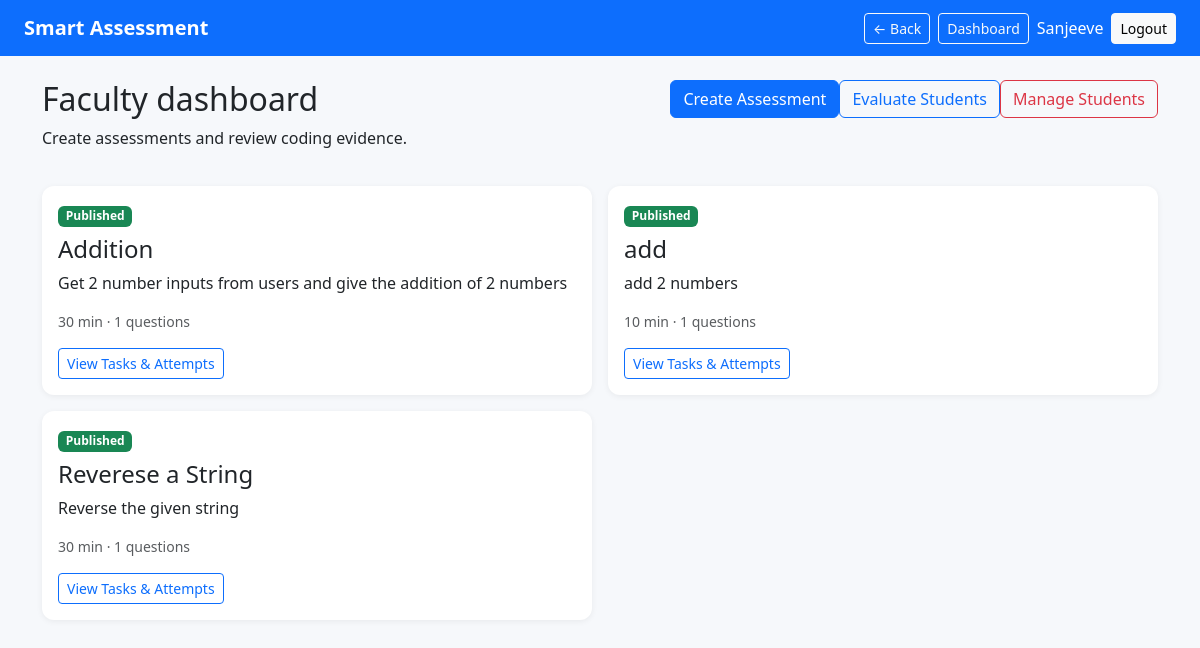
The page /dashboard/ (signed in) on the database its author committed.
### assessments/models.py (models this page shows, shortened)
class Assessment(models.Model):
    title = models.CharField(max_length=200)
    description = models.TextField()
    duration = models.PositiveIntegerField(help_text='Minutes')
    created_by = models.ForeignKey(User, on_delete=models.CASCADE, related_name='assessments')
    assigned_students = models.ManyToManyField(User, blank=True, related_name='assigned_assessments')
    is_published = models.BooleanField(default=False)
    created_at = models.DateTimeField(auto_now_add=True)

### assessments/views.py (the view)
# urls.py: path('', views.landing, name='landing'), path('login/', views.role_login, name='login'), path('signup/', views.signup, name='signup'), path('logout/', views.role_logout, name='logout'), path('dashboar
@login_required
def dashboard(request):
    if is_faculty(request.user):
        assessments = Assessment.objects.filter(created_by=request.user).annotate(question_count=Count('questions'))
        return render(request, 'assessments/faculty_dashboard.html', {'assessments': assessments})
    assessments = request.user.assigned_assessments.filter(is_published=True).prefetch_related('questions')
    return render(request, 'assessments/student_dashboard.html', {'assessments': assessments})

### assessments/views.py (called while the page is built)
def is_faculty(user): return user.is_authenticated and getattr(user, 'profile', None) and user.profile.role == 'faculty'

### templates/assessments/faculty_dashboard.html
{% extends 'assessments/base.html' %}{% block content %}<div class="d-flex justify-content-between"><div><h2>Faculty dashboard</h2><p>Create assessments and review coding evidence.</p></div><div><a class="btn btn-primary" href="{% url 'create_assessment' %}">Create Assessment</a><a class="btn btn-outline-primary" href="{% url 'evaluation' %}">Evaluate Students</a><a class="btn btn-outline-danger" href="{% url 'manage_students' %}">Manage Students</a></div></div><div class="row g-3 mt-1">{% for a in assessments %}<div class="col-md-6"><div class="card h-100"><div class="card-body"><span class="badge text-bg-{% if a.is_published %}success{% else %}secondary{% endif %}">{% if a.is_published %}Published{% else %}Draft{% endif %}</span><h4 class="mt-2">{{ a.title }}</h4><p>{{ a.description|truncatechars:120 }}</p><p class="small text-muted">{{ a.duration }} min · {{ a.question_count }} questions</p><a href="{% url 'assessment_detail' a.id %}" class="btn btn-sm btn-outline-primary">View Tasks & Attempts</a></div></div></div>{% empty %}<p>No assessments yet.</p>{% endfor %}</div>{% endblock %}

### templates/assessments/base.html (shortened to what this page needs)
{% load static %}<!doctype html><html><head><link href="https://cdn.jsdelivr.net/npm/bootstrap@5.3.3/dist/css/bootstrap.min.css" rel="stylesheet"><link href="{% static 'css/site.css' %}" rel="stylesheet"></head><body><nav class="navbar navbar-dark bg-primary px-4"><a class="navbar-brand fw-bold" href="{% url 'landing' %}">Smart Assessment</a><div class="ms-auto d-flex align-items-center gap-2"><button type="button" class="btn btn-outline-light btn-sm" onclick="history.back()">← Back</button>{% if user.is_authenticated %}<a class="btn btn-outline-light btn-sm" href="{% url 'dashboard' %}">Dashboard</a><span class="text-white">{{ user.username }}</span><a class="btn btn-light btn-sm" href="{% url 'logout' %}">Logout</a>{% endif %}</div></nav><main class="container py-4">{% block content %}{% endblock %}</main></body></html>

### static/css/site.css (style rules this page uses)
body { background:#f6f8fb }
.problem,.card { background:#fff;border:0;border-radius:.75rem;box-shadow:0 .1rem .4rem rgba(0,0,0,.06) }

### rows shown on the page
Assessment: is_published "Published", title "Addition", description "Get 2 number inputs from users and give the addition of 2 numbers", duration "30", question_count "1"
Assessment: is_published "Published", title "add", description "add 2 numbers", duration "10", question_count "1"
Assessment: is_published "Published", title "Reverese a String", description "Reverse the given string", duration "30", question_count "1"

### other values the page prints
{{ user.username }} "Sanjeeve"
